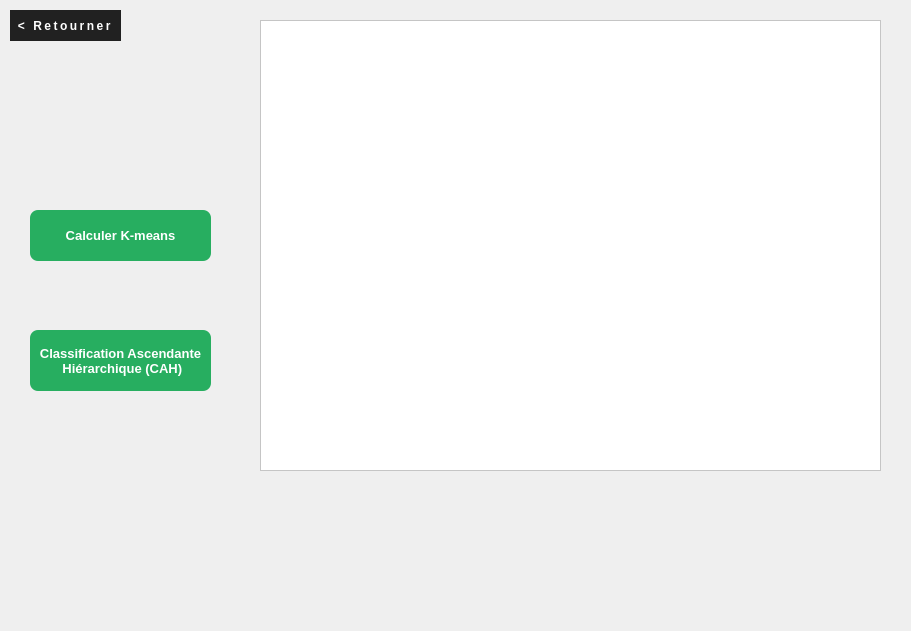
   <widget class="QWidget" name="widget_5" native="true">
    <property name="geometry">
     <rect>
      <x>0</x>
      <y>-1</y>
      <width>911</width>
      <height>631</height>
     </rect>
    </property>
    <property name="styleSheet">
     <string notr="true">
</string>
    </property>
    <widget class="QPushButton" name="k_means_but">
     <property name="geometry">
      <rect>
       <x>30</x>
       <y>210</y>
       <width>181</width>
       <height>51</height>
      </rect>
     </property>
     <property name="cursor">
      <cursorShape>PointingHandCursor</cursorShape>
     </property>
     <property name="styleSheet">
      <string notr="true">QPushButton
                                        {
                                       appearance: none;
  backface-visibility: hidden;
  background-color: #27ae60;
  border-radius: 8px;
  border-style: none;
  box-shadow: rgba(39, 174, 96, .15) 0 4px 9px;
  box-sizing: border-box;
  color: #fff;
  cursor: pointer;
  display: inline-block;
  font-family: Inter,-apple-system,system-ui,&quot;Segoe UI&quot;,Helvetica,Arial,sans-serif;
  font-size: 13px;
  font-weight: 600;
  letter-spacing: normal;
  line-height: 1.5;
  outline: none;
  overflow: hidden;
  padding: 13px 20px;
  position: relative;
  text-align: center;
  text-decoration: none;
  transform: translate3d(0, 0, 0);
  transition: all .3s;
  user-select: none;
  -webkit-user-select: none;
  touch-action: manipulation;
  vertical-align: top;
  white-space: nowrap;
                                        }
 QPushButton:hover
                                        {
                                       background-color: #1e8449;
  opacity: 1;
  transform: translateY(0);
  transition-duration: .35s;}

                                        QPushButton:pressed
                                        {
                                       transform: translateY(2px);
  transition-duration: .35s;
                                        }
</string>
     </property>
     <property name="text">
      <string>Calculer K-means</string>
     </property>
     <property name="checkable">
      <bool>false</bool>
     </property>
    </widget>
    <widget class="QTableView" name="cluster_results_table">
     <property name="geometry">
      <rect>
       <x>260</x>
       <y>20</y>
       <width>621</width>
       <height>451</height>
      </rect>
     </property>
     <property name="styleSheet">
      <string notr="true">color: rgb(40, 40, 40);
background-color: rgb(255, 255, 255);
  cursor: pointer;
  display: inline-block;
  font-family: Inter,-apple-system,system-ui,&quot;Segoe UI&quot;,Helvetica,Arial,sans-serif;
  font-size: 10px;
  font-weight: 600;
  letter-spacing: normal;
  line-height: 1.5;</string>
     </property>
    </widget>
    <widget class="QPushButton" name="cah_but">
     <property name="geometry">
      <rect>
       <x>30</x>
       <y>330</y>
       <width>181</width>
       <height>61</height>
      </rect>
     </property>
     <property name="cursor">
      <cursorShape>PointingHandCursor</cursorShape>
     </property>
     <property name="styleSheet">
      <string notr="true">QPushButton
                                        {
                                       appearance: none;
  backface-visibility: hidden;
  background-color: #27ae60;
  border-radius: 8px;
  border-style: none;
  box-shadow: rgba(39, 174, 96, .15) 0 4px 9px;
  box-sizing: border-box;
  color: #fff;
  cursor: pointer;
  display: inline-block;
  font-family: Inter,-apple-system,system-ui,&quot;Segoe UI&quot;,Helvetica,Arial,sans-serif;
  font-size: 13px;
  font-weight: 600;
  letter-spacing: normal;
  line-height: 1.5;
  outline: none;
  overflow: hidden;
  padding: 13px 5px;
  position: relative;
  text-align: center;
  text-decoration: none;
  transform: translate3d(0, 0, 0);
  transition: all .3s;
  user-select: none;
  -webkit-user-select: none;
  touch-action: manipulation;
  vertical-align: top;
  white-space: nowrap;
                                        }
 QPushButton:hover
                                        {
                                       background-color: #1e8449;
  opacity: 1;
  transform: translateY(0);
  transition-duration: .35s;}

                                        QPushButton:pressed
                                        {
                                       transform: translateY(2px);
  transition-duration: .35s;
                                        }
</string>
     </property>
     <property name="text">
      <string>Classification Ascendante
 Hiérarchique (CAH)</string>
     </property>
     <property name="checkable">
      <bool>false</bool>
     </property>
    </widget>
    <widget class="QPushButton" name="return3">
     <property name="geometry">
      <rect>
       <x>10</x>
       <y>10</y>
       <width>111</width>
       <height>31</height>
      </rect>
     </property>
     <property name="styleSheet">
      <string notr="true">QPushButton
                                        {
  padding: 3px;
  font-size: 12px;
 
  letter-spacing: 2.5px;
  font-weight: 500;
  color: rgb(255, 255, 255);
 
	background-color: rgb(33, 33, 33);
  border: none;
  border-radius: 45px;
  box-shadow: 0px 8px 15px rgba(0, 0, 0, 0.1);
  transition: all 0.3s ease 0s;
  cursor: pointer;
  outline: none;
                                        }
 QPushButton:hover
                                        {
background-color: #23c483;
  box-shadow: 0px 15px 20px rgba(46, 229, 157, 0.4);
  color: #fff;
  transform: translateY(-7px);
}

                                        QPushButton:pressed
                                        {
 transform: translateY(-1px);
                                        }
</string>
     </property>
     <property name="text">
      <string>&lt; Retourner</string>
     </property>
    </widget>
    <widget class="QLabel" name="k_means_txt">
     <property name="geometry">
      <rect>
       <x>290</x>
       <y>490</y>
       <width>251</width>
       <height>101</height>
      </rect>
     </property>
     <property name="styleSheet">
      <string notr="true"> color: #fff;
  cursor: pointer;
  display: inline-block;
  font-family: Inter,-apple-system,system-ui,&quot;Segoe UI&quot;,Helvetica,Arial,sans-serif;
  font-size: 20px;
  font-weight: 600;
  letter-spacing: normal;
  line-height: 1.5;</string>
     </property>
     <property name="text">
      <string/>
     </property>
    </widget>
    <widget class="QLabel" name="cah_txt">
     <property name="geometry">
      <rect>
       <x>580</x>
       <y>490</y>
       <width>271</width>
       <height>101</height>
      </rect>
     </property>
     <property name="styleSheet">
      <string notr="true"> color: #fff;
  cursor: pointer;
  display: inline-block;
  font-family: Inter,-apple-system,system-ui,&quot;Segoe UI&quot;,Helvetica,Arial,sans-serif;
  font-size: 20px;
  font-weight: 600;
  letter-spacing: normal;
  line-height: 1.5;</string>
     </property>
     <property name="text">
      <string/>
     </property>
    </widget>
   </widget>
